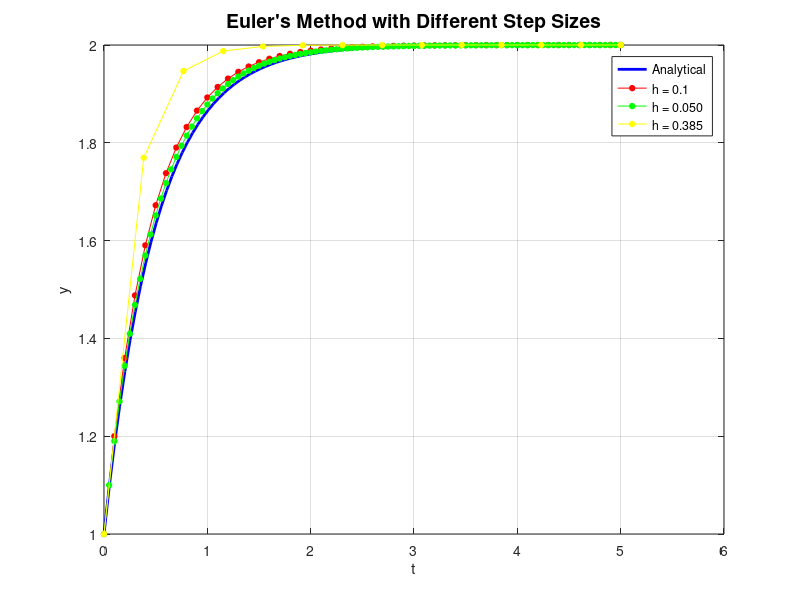

The MATLAB script that drew this image:
% differential equation dy/dt = -2y + 4
df = @(t, y) -2*y + 4;

% initial conditions
t0=0;
y0=1;
h=0.1;
tn=5;

% number of steps
n = round((tn-t0)/h);
h = (tn-t0)/n;

% arrays to store values
t = zeros(1,n+1);
y = zeros(1,n+1);

t(1) = t0;
y(1) = y0;

for i = 1:n
    t(i+1) = t(i) + h;
    y(i+1) = y(i)+h*df(t(i), y(i));
end

% analytical solution
t_analytical = linspace(t0, tn, 100);
%Given analytical solution y(t) = 2-(2-y0)*exp(-2*t)
y_analytical = 2 - (2 - y0)*exp(-2*t_analytical);

% values to evaluate
eval_values = [1, 2, 3, 4, 5];

% Get estimated values at evaluation points
estimated_values = zeros(size(eval_values));
for i = 1:length(eval_values)
    idx = round(eval_values(i)/h) + 1;
    estimated_values(i) = y(idx);
end

% Get analytical values
analytical_values = 2 - (2 - y0)*exp(-2*eval_values);

disp('Estimated values using Euler''s method:');
for i = 1:length(eval_values)
    disp(['At t = ',num2str(eval_values(i)),' : y = ',num2str(estimated_values(i))]);
end

% error calculation
absolute_error = abs(analytical_values - estimated_values);
percentage_error = (absolute_error ./ abs(analytical_values)) * 100;

disp(' ');
disp('Absolute Error:');
for i = 1:length(eval_values)
    disp(['At t = ',num2str(eval_values(i)),' : ',num2str(absolute_error(i))]);
end

disp(' ');
disp('Percentage Error:');
for i = 1:length(eval_values)
    disp(['At t = ',num2str(eval_values(i)),' : ',num2str(percentage_error(i)),'%']);
end

% plot all three step sizes in one figure
figure;
plot(t_analytical, y_analytical, 'b-', 'LineWidth', 2, 'DisplayName', 'Analytical');
hold on;

% plot h = 0.1 solution
plot(t, y, 'ro-', 'MarkerSize', 4, 'MarkerFaceColor', 'r', 'DisplayName', 'h = 0.1');

% plot additional step sizes
step_sizes = [0.05, 0.4];
colors = {'g', 'y'};  
for i = 1:length(step_sizes)
    h_new = step_sizes(i);
    n_new = round((tn - t0) / h_new);
    h_new = (tn - t0) / n_new;
    t_new = zeros(1, n_new+1);
    y_new = zeros(1, n_new+1);

    t_new(1) = t0;
    y_new(1) = y0;

    for j = 1:n_new
        t_new(j+1) = t_new(j) + h_new;
        y_new(j+1) = y_new(j) + h_new * df(t_new(j), y_new(j));
    end

    plot(t_new, y_new, [colors{i} 'o-'], 'MarkerSize', 4, ...
        'MarkerFaceColor', colors{i}, 'DisplayName', sprintf('h = %.3f', h_new));
end

grid on;
xlabel('t');
ylabel('y');
title('Euler''s Method with Different Step Sizes', 'FontSize', 14);
legend('Location','northeast');
hold off;
waitfor(gcf);







